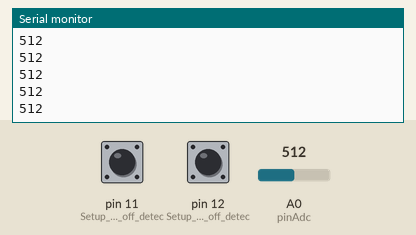
This sketch was run on a simulated Arduino Uno, built with avr-gcc and run on an emulated ATmega328P. On the bench: the last lines printed to the serial monitor. Inputs (shaded band) come from the test bench; at power-on: pin 11 (Setup_for_leads_off_detec) LOW, A0 (pinAdc) = 512, pin 12 (Setup_for_leads_off_detec) LOW.

Above: at 1.2 s.
1.3 s: pin 11 (Setup_for_leads_off_detec) pulled HIGH for 0.15 s
2.9 s: A0 (pinAdc) set to 716
At 3.8 s:
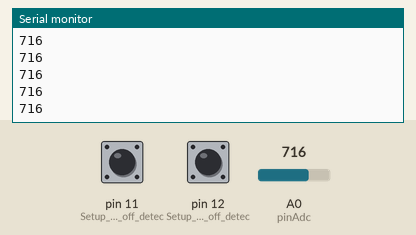
4.4 s: A0 (pinAdc) set to 900
At 5.2 s:
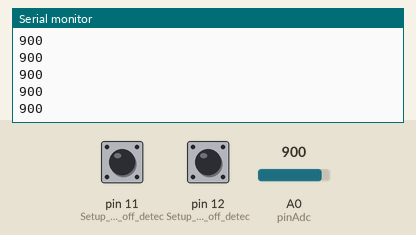
5.9 s: pin 12 (Setup_for_leads_off_detec) pulled HIGH for 0.15 s
Timing chart, 0 to 8.5 s (numbered marks = the images above; inputs shaded):
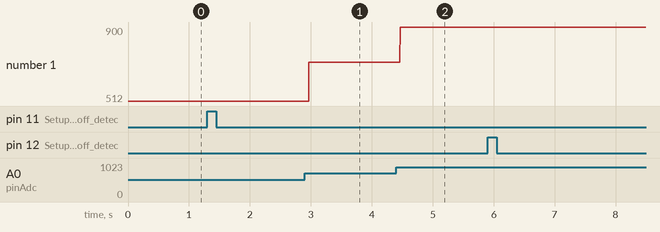

Measured:
- after the input at 2.9 s, the serial monitor: prints a new line after 0.07 s (image 1)
- after the input at 4.4 s, the serial monitor: prints a new line after 0.07 s (image 2)
- plotted number 1: 512 → 716 after the input at 2.9 s, 716 → 900 after the input at 4.4 s

The sketch:

heart_rate_averaged.ino
```cpp
// (licence header left out)
// Heartrate Sensor analog input
const int pinAdc = A0;
//Smoothing/averaging of the signal
const int numReadings = 600;

int readings[numReadings];  // the readings from the analog input
int readIndex = 0;          // the index of the current reading
int total = 0;              // the running total
int average = 0;


void setup() {
  // initialize the serial communication:
    //reset array for smoothing
  // initialize all the readings to 0:
  for (int thisReading = 0; thisReading < numReadings; thisReading++) {
    readings[thisReading] = 0;
  }
  Serial.begin(9600);
  pinMode(11, INPUT); // Setup for leads off detection LO +
  pinMode(12, INPUT); // Setup for leads off detection LO -

}

void loop() {


  if((digitalRead(11) == 1)||(digitalRead(12) == 1)){
    Serial.println('!');
  }
  else{
    // send the value of analog input 0:
      Serial.println(analogRead(pinAdc));
  //     // subtract the last reading:
  //     total = total - readings[readIndex];
  //     // read from the sensor:
  //     readings[readIndex] = analogRead(pinAdc);
  //     ;
  //     // add the reading to the total:
  //     total = total + readings[readIndex];
  //     // advance to the next position in the array:
  //     readIndex = readIndex + 1;

  //     // if we're at the end of the array...
  //     if (readIndex >= numReadings) {
  //       // ...wrap around to the beginning:
  //       readIndex = 0;
  //     }

  //     // calculate the average:
  //     average = total / numReadings;
  //     // send it to the computer as ASCII digits
  //     Serial.println("average reading of analog sensor: ");
  //     Serial.println(average);
  }
  //Wait for a bit to keep serial data from saturating
  delay(1);
}
```
